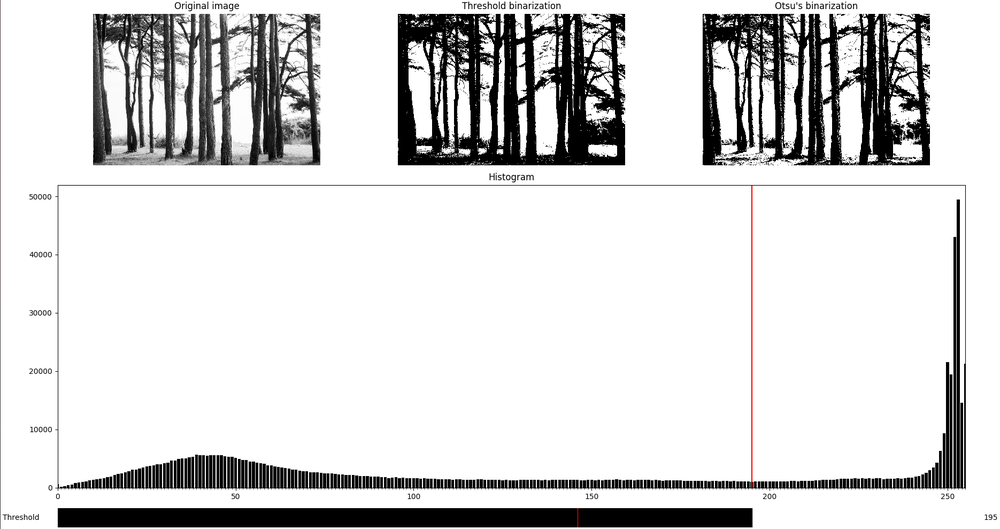
#> input picture lab1-histogram/example_of_use.png, 1000 x 529 px, shrunk from 1870 x 989 before the run
$ python main.py example_of_use.png
#> lines starting #> are read from the running program, lines starting #| are printed output that depends on the picture; after the words box and inside, x2 and y2 are one past the last pixel; in counts of white or black regions, pixels touching at a corner belong together
### lab1-histogram/utils.py
from numpy import (
    dot,
    zeros,
)


def rgb2gray(image):
    if len(image.shape) > 2:
        return dot(
            image[..., :3], [0.2989, 0.5870, 0.1140]
        ).round().astype(int)
    else:
        return image


def calculate_histogram(image):
    histogram = zeros(256)
    for i in range(image.shape[0]):
        for j in range(image.shape[1]):
            histogram[image[i, j]] += 1
    return histogram


def threshold_binarization(image, threshold):
    binarized_image = image.copy()
    for i in range(binarized_image.shape[0]):
        for j in range(binarized_image.shape[1]):
            binarized_image[i][j] = int(binarized_image[i][j] >= threshold)
    return binarized_image

### lab1-histogram/otsus_binarization.py
from numpy import (
    zeros,
    argmax,
)


def get_intensity_probabilities(histogram):
    probabilities = zeros(256)
    for intensity in range(256):
        probabilities[intensity] = histogram[intensity] / sum(histogram)
    return probabilities


def get_total_group_probabilities(intensity_probabilities):
    total_probabilities = zeros(256)
    total_probabilities[0] = intensity_probabilities[0]
    for threshold in range(1, 256):
        total_probabilities[threshold] = \
            total_probabilities[threshold - 1] + \
            intensity_probabilities[threshold]
    return total_probabilities


def get_mean_group_values(intensity_probabilities, total_group_probabilities):
    mu1 = zeros(256)
    mu2 = zeros(256)
    for threshold in range(256):
        for intensity in range(threshold + 1):
            mu1[threshold] += \
                intensity * intensity_probabilities[intensity] / \
                total_group_probabilities[threshold]
        for intensity in range(threshold + 1, 256):
            mu2[threshold] += \
                intensity * intensity_probabilities[intensity] / \
                (1 - total_group_probabilities[threshold])
    return mu1, mu2


def get_intergroup_dispersions(total_group_probabilities, mu1, mu2):
    intergroup_dispersions = zeros(256)
    for threshold in range(256):
        intergroup_dispersions[threshold] = \
            total_group_probabilities[threshold] * \
            (1 - total_group_probabilities[threshold]) * \
            (mu1[threshold] - mu2[threshold]) ** 2
    return intergroup_dispersions


def get_optimal_threshold(histogram):
    intensity_probabilities = get_intensity_probabilities(histogram)
    total_group_probabilities = get_total_group_probabilities(
        intensity_probabilities)
    mu1, mu2 = get_mean_group_values(intensity_probabilities,
                                     total_group_probabilities)
    intergroup_dispersions = get_intergroup_dispersions(
        total_group_probabilities, mu1, mu2)
    return argmax(intergroup_dispersions)

### lab1-histogram/main.py
import os
import sys
import matplotlib
import matplotlib.pyplot as plt
import matplotlib.gridspec as gridspec
import matplotlib.image as mpimg
from matplotlib.widgets import Slider
from matplotlib.ticker import AutoMinorLocator
from numpy import (
    arange,
    round,
)

from utils import (
    rgb2gray,
    calculate_histogram,
    threshold_binarization,
)
from otsus_binarization import get_optimal_threshold


if len(sys.argv) > 1:
    image_path = sys.argv[1]
    if os.path.exists(image_path):
        input_image = rgb2gray(mpimg.imread(image_path))
#> in rgb2gray, `return dot( image[..., :3], [0.2989, 0.5870, 0.1140] ).round().astype(..`:
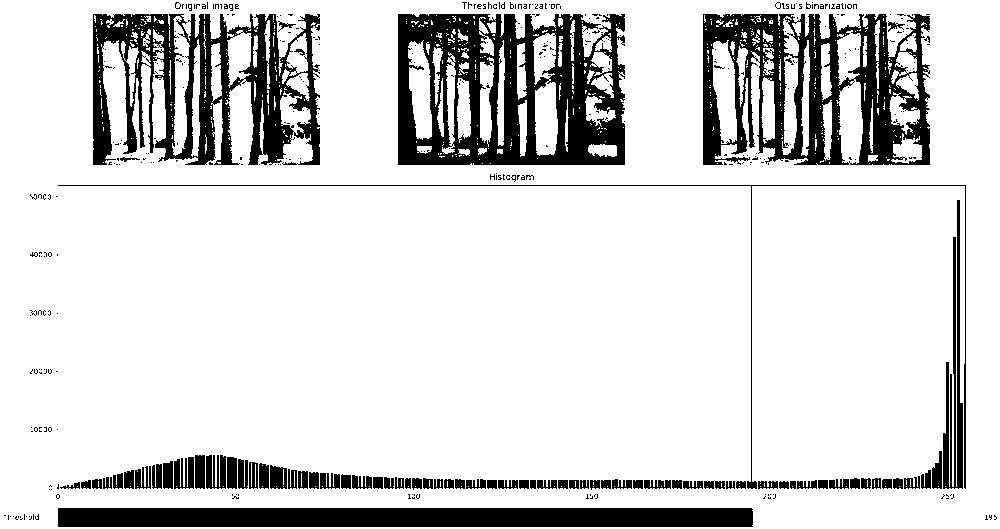
#> returned value: shape (529, 1000) int64; values 0 (black) and 1 (white), 84.1% white; 425 black regions (348 under 20 px), largest, box (x1, y1, x2, y2) and area: (398, 14, 625, 165) 21081, (703, 14, 930, 165) 17946, (93, 14, 320, 165) 16525
    else:
        raise Exception('Bad image path')
else:
    raise Exception('Usage: python main.py image_path')

histogram = calculate_histogram(input_image)
#> histogram = 256 values, max 444871 at index 1, min 0 at index 2, mean 2066.4


fig = plt.figure()
widths = [2, 2, 2]
heights = [2, 4, 0.25]
spec = fig.add_gridspec(ncols=3, nrows=3,
                        width_ratios=widths, height_ratios=heights)

ax_original_image = fig.add_subplot(spec[0, 0])
ax_original_image.set_title('Original image')
ax_original_image.imshow(input_image, cmap=plt.get_cmap('gray'))

ax_otsus_binarization = fig.add_subplot(spec[0, 2])
ax_otsus_binarization.set_title('Otsu\'s binarization')
otsus_threshold = get_optimal_threshold(histogram)
#> after the loop in get_intensity_probabilities, `for intensity in range(256):`: probabilities = 256 values, max 0.841 at index 1, min 0 at index 2, mean 0.00391
#> in get_optimal_threshold, `intensity_probabilities = get_intensity_probabilities(histogram)`: intensity_probabilities has the same summary as probabilities in get_intensity_probabilities
#> after the loop in get_total_group_probabilities, `for threshold in range(1, 256):`: total_probabilities = 256 values from 0.159 to 1
#> after the loop in get_mean_group_values, `for threshold in range(256):`: mu1 = 256 values from 0 to 0.841
#> otsus_threshold = 1
print("Optimal threshold using Otsu's algorihms:", otsus_threshold)
#| Optimal threshold using Otsu's algorihms: 1
ax_otsus_binarization.imshow(
    threshold_binarization(input_image, otsus_threshold),
    cmap=plt.get_cmap('gray')
)

ax_threshold_binarization = fig.add_subplot(spec[0, 1])
ax_threshold_binarization.set_title('Threshold binarization')
ax_threshold_binarization.imshow(
    threshold_binarization(input_image, otsus_threshold),
    cmap=plt.get_cmap('gray')
)

ax_histogram = fig.add_subplot(spec[1, :])
ax_histogram.set_title('Histogram')
vertical_line = plt.axvline(x=otsus_threshold, color='red')
ax_histogram.set_xlim([0, 255])
plt.bar(arange(256), histogram, color='black')
ax_histogram.xaxis.set_minor_locator(AutoMinorLocator(50))

ax_slider = fig.add_subplot(spec[2, :])
slider = Slider(ax_slider, 'Threshold', 0, 255, valinit=otsus_threshold,
                valfmt='%0.0f', color='black')


def update(val):
    current_threshold = int(slider.val)
    vertical_line.set_xdata(current_threshold)
    ax_threshold_binarization.imshow(
        threshold_binarization(input_image, current_threshold),
        cmap=plt.get_cmap('gray')
    )


slider.on_changed(update)

for ax in [ax_original_image,
           ax_threshold_binarization,
           ax_otsus_binarization,
           ax_slider]:
    ax.set_axis_off()

plt.show()
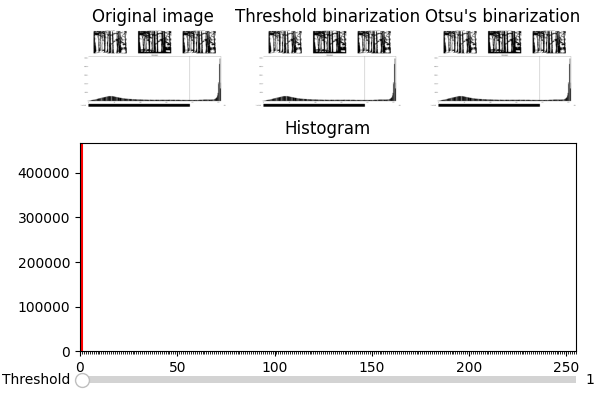
#> figure drawn by matplotlib, 5 panels; panel 4: tallest bar 444871 high, from x = 0.6 to 1.4
